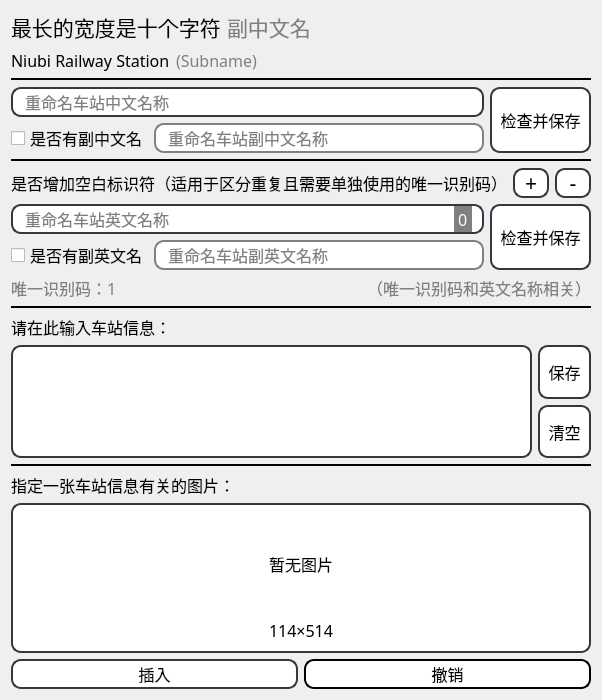
<?xml version="1.0" encoding="UTF-8"?>
<ui version="4.0">
 <class>make_layout</class>
 <widget class="QDialog" name="make_layout">
  <property name="geometry">
   <rect>
    <x>0</x>
    <y>0</y>
    <width>602</width>
    <height>700</height>
   </rect>
  </property>
  <property name="sizePolicy">
   <sizepolicy hsizetype="Fixed" vsizetype="Expanding">
    <horstretch>0</horstretch>
    <verstretch>0</verstretch>
   </sizepolicy>
  </property>
  <property name="font">
   <font>
    <family>黑体</family>
    <pointsize>12</pointsize>
   </font>
  </property>
  <property name="windowTitle">
   <string>鹅山通</string>
  </property>
  <property name="windowIcon">
   <iconset>
    <normaloff>../../../../../../.designer/backup/icon.svg</normaloff>../../../../../../.designer/backup/icon.svg</iconset>
  </property>
  <property name="layoutDirection">
   <enum>Qt::RightToLeft</enum>
  </property>
  <layout class="QVBoxLayout" stretch="0,0,0,0,0,0,0,0,0">
   <item>
    <layout class="QHBoxLayout" name="title_layout">
     <item>
      <layout class="QVBoxLayout" name="information_layout">
       <item>
        <layout class="QHBoxLayout" name="color_name_layout">
         <item>
          <spacer name="horizontalSpacer">
           <property name="orientation">
            <enum>Qt::Horizontal</enum>
           </property>
           <property name="sizeHint" stdset="0">
            <size>
             <width>40</width>
             <height>20</height>
            </size>
           </property>
          </spacer>
         </item>
         <item>
          <layout class="QHBoxLayout" name="routePlacerLayout"/>
         </item>
         <item>
          <widget class="QLabel" name="subNameCN">
           <property name="sizePolicy">
            <sizepolicy hsizetype="Fixed" vsizetype="Fixed">
             <horstretch>0</horstretch>
             <verstretch>0</verstretch>
            </sizepolicy>
           </property>
           <property name="font">
            <font>
             <family>黑体</family>
             <pointsize>16</pointsize>
            </font>
           </property>
           <property name="styleSheet">
            <string notr="true">color: gray;</string>
           </property>
           <property name="text">
            <string>副中文名</string>
           </property>
          </widget>
         </item>
         <item>
          <widget class="QLabel" name="nameCN">
           <property name="sizePolicy">
            <sizepolicy hsizetype="Fixed" vsizetype="Fixed">
             <horstretch>0</horstretch>
             <verstretch>0</verstretch>
            </sizepolicy>
           </property>
           <property name="font">
            <font>
             <family>黑体</family>
             <pointsize>16</pointsize>
             <weight>50</weight>
             <bold>false</bold>
             <underline>false</underline>
            </font>
           </property>
           <property name="styleSheet">
            <string notr="true"/>
           </property>
           <property name="text">
            <string>最长的宽度是十个字符</string>
           </property>
           <property name="textFormat">
            <enum>Qt::AutoText</enum>
           </property>
           <property name="alignment">
            <set>Qt::AlignBottom|Qt::AlignLeading|Qt::AlignLeft</set>
           </property>
          </widget>
         </item>
        </layout>
       </item>
       <item>
        <layout class="QHBoxLayout" name="horizontalLayout_9">
         <item>
          <widget class="QLabel" name="subNameEN">
           <property name="font">
            <font>
             <family>微软雅黑</family>
             <pointsize>12</pointsize>
            </font>
           </property>
           <property name="styleSheet">
            <string notr="true">color: gray;</string>
           </property>
           <property name="text">
            <string>(Subname)</string>
           </property>
          </widget>
         </item>
         <item>
          <widget class="QLabel" name="nameEN">
           <property name="sizePolicy">
            <sizepolicy hsizetype="Fixed" vsizetype="Preferred">
             <horstretch>0</horstretch>
             <verstretch>0</verstretch>
            </sizepolicy>
           </property>
           <property name="font">
            <font>
             <family>微软雅黑</family>
             <pointsize>12</pointsize>
            </font>
           </property>
           <property name="text">
            <string>Niubi Railway Station</string>
           </property>
          </widget>
         </item>
        </layout>
       </item>
      </layout>
     </item>
    </layout>
   </item>
   <item>
    <widget class="Line" name="line_2_NONE">
     <property name="frameShadow">
      <enum>QFrame::Plain</enum>
     </property>
     <property name="lineWidth">
      <number>2</number>
     </property>
     <property name="orientation">
      <enum>Qt::Horizontal</enum>
     </property>
    </widget>
   </item>
   <item>
    <layout class="QHBoxLayout" name="horizontalLayout">
     <item>
      <widget class="QPushButton" name="checkCN">
       <property name="sizePolicy">
        <sizepolicy hsizetype="Minimum" vsizetype="Preferred">
         <horstretch>0</horstretch>
         <verstretch>0</verstretch>
        </sizepolicy>
       </property>
       <property name="minimumSize">
        <size>
         <width>0</width>
         <height>0</height>
        </size>
       </property>
       <property name="font">
        <font>
         <family>黑体</family>
         <pointsize>12</pointsize>
        </font>
       </property>
       <property name="styleSheet">
        <string notr="true">QPushButton {
	border-radius: 10px;
	border: 2px solid #33373E;
    background-color: #FFFFFF;      
}
QPushButton:hover {
    background-color: rgb(209, 209, 209);
}
QPushButton:pressed {
    background-color: rgb(190, 190, 190); 
}</string>
       </property>
       <property name="text">
        <string>  检查并保存  </string>
       </property>
      </widget>
     </item>
     <item>
      <layout class="QVBoxLayout" name="verticalLayout_3">
       <item>
        <layout class="QHBoxLayout" name="horizontalLayout_2">
         <item>
          <widget class="QLineEdit" name="MainCN">
           <property name="sizePolicy">
            <sizepolicy hsizetype="Expanding" vsizetype="Fixed">
             <horstretch>0</horstretch>
             <verstretch>0</verstretch>
            </sizepolicy>
           </property>
           <property name="minimumSize">
            <size>
             <width>0</width>
             <height>30</height>
            </size>
           </property>
           <property name="styleSheet">
            <string notr="true">QLineEdit {
    border: 2px solid #33373E;     
    border-radius: 10px;            
    padding-left: 10px;             
    padding-right: 10px;          
    color: #000000;                 
    background-color: #FFFFFF;      
}
</string>
           </property>
           <property name="maxLength">
            <number>10</number>
           </property>
           <property name="placeholderText">
            <string>重命名车站中文名称</string>
           </property>
          </widget>
         </item>
        </layout>
       </item>
       <item>
        <layout class="QHBoxLayout" name="horizontalLayout_4">
         <item>
          <widget class="QLineEdit" name="SubCN">
           <property name="minimumSize">
            <size>
             <width>0</width>
             <height>30</height>
            </size>
           </property>
           <property name="font">
            <font>
             <family>黑体</family>
             <pointsize>12</pointsize>
            </font>
           </property>
           <property name="styleSheet">
            <string notr="true">QLineEdit {
    border: 2px solid gray;     
    border-radius: 10px;            
    padding-left: 10px;             
    padding-right: 10px;          
    color: #000000;                 
    background-color: #FFFFFF;      
}
</string>
           </property>
           <property name="maxLength">
            <number>10</number>
           </property>
           <property name="readOnly">
            <bool>true</bool>
           </property>
           <property name="placeholderText">
            <string>重命名车站副中文名称</string>
           </property>
          </widget>
         </item>
         <item>
          <widget class="QCheckBox" name="YesNoSubCN">
           <property name="layoutDirection">
            <enum>Qt::LeftToRight</enum>
           </property>
           <property name="text">
            <string>是否有副中文名</string>
           </property>
          </widget>
         </item>
        </layout>
       </item>
      </layout>
     </item>
    </layout>
   </item>
   <item>
    <widget class="Line" name="line_NONE">
     <property name="frameShadow">
      <enum>QFrame::Plain</enum>
     </property>
     <property name="lineWidth">
      <number>2</number>
     </property>
     <property name="orientation">
      <enum>Qt::Horizontal</enum>
     </property>
    </widget>
   </item>
   <item>
    <layout class="QHBoxLayout" name="horizontalLayout_6">
     <item>
      <widget class="QPushButton" name="cut">
       <property name="sizePolicy">
        <sizepolicy hsizetype="Preferred" vsizetype="Fixed">
         <horstretch>0</horstretch>
         <verstretch>0</verstretch>
        </sizepolicy>
       </property>
       <property name="minimumSize">
        <size>
         <width>0</width>
         <height>30</height>
        </size>
       </property>
       <property name="font">
        <font>
         <family>黑体</family>
         <pointsize>16</pointsize>
        </font>
       </property>
       <property name="styleSheet">
        <string notr="true">QPushButton {
	border-radius: 10px;
	border: 2px solid #33373E;
    background-color: #FFFFFF;      
}
QPushButton:hover {
    background-color: rgb(209, 209, 209);
}
QPushButton:pressed {
    background-color: rgb(190, 190, 190); 
}</string>
       </property>
       <property name="text">
        <string> - </string>
       </property>
      </widget>
     </item>
     <item>
      <widget class="QPushButton" name="plus">
       <property name="sizePolicy">
        <sizepolicy hsizetype="Preferred" vsizetype="Fixed">
         <horstretch>0</horstretch>
         <verstretch>0</verstretch>
        </sizepolicy>
       </property>
       <property name="minimumSize">
        <size>
         <width>0</width>
         <height>30</height>
        </size>
       </property>
       <property name="font">
        <font>
         <family>黑体</family>
         <pointsize>16</pointsize>
        </font>
       </property>
       <property name="styleSheet">
        <string notr="true">QPushButton {
	border-radius: 10px;
	border: 2px solid #33373E;
    background-color: #FFFFFF;      
}
QPushButton:hover {
    background-color: rgb(209, 209, 209);
}
QPushButton:pressed {
    background-color: rgb(190, 190, 190); 
}</string>
       </property>
       <property name="text">
        <string> + </string>
       </property>
      </widget>
     </item>
     <item>
      <widget class="QLabel" name="label_3_NONE">
       <property name="sizePolicy">
        <sizepolicy hsizetype="Fixed" vsizetype="Preferred">
         <horstretch>0</horstretch>
         <verstretch>0</verstretch>
        </sizepolicy>
       </property>
       <property name="text">
        <string>是否增加空白标识符（适用于区分重复且需要单独使用的唯一识别码）</string>
       </property>
      </widget>
     </item>
    </layout>
   </item>
   <item>
    <layout class="QHBoxLayout" name="EN">
     <item>
      <widget class="QPushButton" name="checkEN">
       <property name="sizePolicy">
        <sizepolicy hsizetype="Minimum" vsizetype="Preferred">
         <horstretch>0</horstretch>
         <verstretch>0</verstretch>
        </sizepolicy>
       </property>
       <property name="minimumSize">
        <size>
         <width>0</width>
         <height>0</height>
        </size>
       </property>
       <property name="font">
        <font>
         <family>黑体</family>
         <pointsize>12</pointsize>
        </font>
       </property>
       <property name="styleSheet">
        <string notr="true">QPushButton {
	border-radius: 10px;
	border: 2px solid #33373E;
    background-color: #FFFFFF;      
}
QPushButton:hover {
    background-color: rgb(209, 209, 209);
}
QPushButton:pressed {
    background-color: rgb(190, 190, 190); 
}</string>
       </property>
       <property name="text">
        <string>  检查并保存  </string>
       </property>
      </widget>
     </item>
     <item>
      <layout class="QVBoxLayout" name="set_EN">
       <item>
        <layout class="QHBoxLayout" name="main_EN">
         <item>
          <widget class="QGroupBox" name="groupBoxEN">
           <property name="sizePolicy">
            <sizepolicy hsizetype="Preferred" vsizetype="Fixed">
             <horstretch>0</horstretch>
             <verstretch>0</verstretch>
            </sizepolicy>
           </property>
           <property name="minimumSize">
            <size>
             <width>0</width>
             <height>30</height>
            </size>
           </property>
           <property name="styleSheet">
            <string notr="true">QGroupBox {
	color: black;
	border: 2px solid #33373E;
	border-radius: 10px;
	background-color: white;
	padding-left: 10px;
	padding-right: 10px;
}</string>
           </property>
           <property name="title">
            <string/>
           </property>
           <property name="flat">
            <bool>true</bool>
           </property>
           <layout class="QHBoxLayout" name="horizontalLayout_3">
            <property name="leftMargin">
             <number>0</number>
            </property>
            <property name="topMargin">
             <number>0</number>
            </property>
            <property name="rightMargin">
             <number>0</number>
            </property>
            <property name="bottomMargin">
             <number>0</number>
            </property>
            <item>
             <widget class="QLabel" name="EmptyElement">
              <property name="font">
               <font>
                <family>黑体</family>
                <pointsize>12</pointsize>
               </font>
              </property>
              <property name="styleSheet">
               <string notr="true">QLabel {
	color: rgb(255,255,255);
	background-color: gray; 
}</string>
              </property>
              <property name="text">
               <string> 0 </string>
              </property>
             </widget>
            </item>
            <item>
             <widget class="QLineEdit" name="MainEN">
              <property name="sizePolicy">
               <sizepolicy hsizetype="Expanding" vsizetype="Preferred">
                <horstretch>0</horstretch>
                <verstretch>0</verstretch>
               </sizepolicy>
              </property>
              <property name="minimumSize">
               <size>
                <width>0</width>
                <height>0</height>
               </size>
              </property>
              <property name="font">
               <font>
                <family>黑体</family>
                <pointsize>12</pointsize>
               </font>
              </property>
              <property name="autoFillBackground">
               <bool>false</bool>
              </property>
              <property name="styleSheet">
               <string notr="true">QLineEdit {
    border: none;     
    border-radius: 0px;  
	background-color: none;               
}</string>
              </property>
              <property name="text">
               <string/>
              </property>
              <property name="placeholderText">
               <string>重命名车站英文名称</string>
              </property>
             </widget>
            </item>
           </layout>
          </widget>
         </item>
        </layout>
       </item>
       <item>
        <layout class="QHBoxLayout" name="sub_EN">
         <item>
          <widget class="QLineEdit" name="SubEN">
           <property name="minimumSize">
            <size>
             <width>0</width>
             <height>30</height>
            </size>
           </property>
           <property name="font">
            <font>
             <family>黑体</family>
             <pointsize>12</pointsize>
            </font>
           </property>
           <property name="styleSheet">
            <string notr="true">QLineEdit {
    border: 2px solid gray;     
    border-radius: 10px;            
    padding-left: 10px;             
    padding-right: 10px;          
    color: #000000;                 
    background-color: #FFFFFF;      
}
</string>
           </property>
           <property name="readOnly">
            <bool>true</bool>
           </property>
           <property name="placeholderText">
            <string>重命名车站副英文名称</string>
           </property>
          </widget>
         </item>
         <item>
          <widget class="QCheckBox" name="YesNoSubEN">
           <property name="sizePolicy">
            <sizepolicy hsizetype="Fixed" vsizetype="Preferred">
             <horstretch>0</horstretch>
             <verstretch>0</verstretch>
            </sizepolicy>
           </property>
           <property name="layoutDirection">
            <enum>Qt::LeftToRight</enum>
           </property>
           <property name="text">
            <string>是否有副英文名</string>
           </property>
          </widget>
         </item>
        </layout>
       </item>
      </layout>
     </item>
    </layout>
   </item>
   <item>
    <layout class="QHBoxLayout" name="horizontalLayout_7">
     <item>
      <widget class="QLabel" name="label">
       <property name="sizePolicy">
        <sizepolicy hsizetype="Fixed" vsizetype="Fixed">
         <horstretch>0</horstretch>
         <verstretch>0</verstretch>
        </sizepolicy>
       </property>
       <property name="styleSheet">
        <string notr="true">color: gray;</string>
       </property>
       <property name="text">
        <string>（唯一识别码和英文名称相关）</string>
       </property>
       <property name="alignment">
        <set>Qt::AlignRight|Qt::AlignTrailing|Qt::AlignVCenter</set>
       </property>
      </widget>
     </item>
     <item>
      <widget class="QLabel" name="stationID">
       <property name="sizePolicy">
        <sizepolicy hsizetype="Preferred" vsizetype="Fixed">
         <horstretch>0</horstretch>
         <verstretch>0</verstretch>
        </sizepolicy>
       </property>
       <property name="font">
        <font>
         <family>黑体</family>
         <pointsize>12</pointsize>
        </font>
       </property>
       <property name="styleSheet">
        <string notr="true">color: gray;</string>
       </property>
       <property name="text">
        <string>唯一识别码：1</string>
       </property>
       <property name="alignment">
        <set>Qt::AlignLeading|Qt::AlignLeft|Qt::AlignVCenter</set>
       </property>
      </widget>
     </item>
    </layout>
   </item>
   <item>
    <widget class="Line" name="line_3_NONE">
     <property name="frameShadow">
      <enum>QFrame::Plain</enum>
     </property>
     <property name="lineWidth">
      <number>2</number>
     </property>
     <property name="orientation">
      <enum>Qt::Horizontal</enum>
     </property>
    </widget>
   </item>
   <item>
    <layout class="QHBoxLayout" name="horizontalLayout_5" stretch="200">
     <item>
      <layout class="QVBoxLayout" name="verticalLayout" stretch="12,70,0,12,100,0">
       <item>
        <widget class="QLabel" name="label_2_NONE">
         <property name="sizePolicy">
          <sizepolicy hsizetype="Preferred" vsizetype="Fixed">
           <horstretch>0</horstretch>
           <verstretch>0</verstretch>
          </sizepolicy>
         </property>
         <property name="font">
          <font>
           <family>黑体</family>
           <pointsize>12</pointsize>
          </font>
         </property>
         <property name="text">
          <string>请在此输入车站信息：</string>
         </property>
        </widget>
       </item>
       <item>
        <layout class="QHBoxLayout" name="horizontalLayout_11">
         <item>
          <layout class="QVBoxLayout" name="verticalLayout_5">
           <item>
            <widget class="QPushButton" name="save">
             <property name="sizePolicy">
              <sizepolicy hsizetype="Minimum" vsizetype="Preferred">
               <horstretch>0</horstretch>
               <verstretch>0</verstretch>
              </sizepolicy>
             </property>
             <property name="minimumSize">
              <size>
               <width>0</width>
               <height>30</height>
              </size>
             </property>
             <property name="font">
              <font>
               <family>黑体</family>
               <pointsize>12</pointsize>
              </font>
             </property>
             <property name="styleSheet">
              <string notr="true">QPushButton {
	border-radius: 10px;
	border: 2px solid #33373E;
    background-color: #FFFFFF;      
}
QPushButton:hover {
    background-color: rgb(209, 209, 209);
}
QPushButton:pressed {
    background-color: rgb(190, 190, 190); 
}</string>
             </property>
             <property name="text">
              <string>  保存  </string>
             </property>
            </widget>
           </item>
           <item>
            <widget class="QPushButton" name="clear">
             <property name="sizePolicy">
              <sizepolicy hsizetype="Minimum" vsizetype="Preferred">
               <horstretch>0</horstretch>
               <verstretch>0</verstretch>
              </sizepolicy>
             </property>
             <property name="styleSheet">
              <string notr="true">QPushButton {
	border-radius: 10px;
	border: 2px solid #33373E;
    background-color: #FFFFFF;      
}
QPushButton:hover {
    background-color: rgb(209, 209, 209);
}
QPushButton:pressed {
    background-color: rgb(190, 190, 190); 
}</string>
             </property>
             <property name="text">
              <string>  清空  </string>
             </property>
            </widget>
           </item>
          </layout>
         </item>
         <item>
          <widget class="QTextEdit" name="info">
           <property name="layoutDirection">
            <enum>Qt::LeftToRight</enum>
           </property>
           <property name="styleSheet">
            <string notr="true">QTextEdit {
    border: 2px solid #33373E;     
    border-radius: 10px;                  
	padding: 10px;   
    color: #000000;                 
    background-color: #FFFFFF;      
}

QTextEdit QScrollBar:vertical {
    border: none;
    background: transparent; /* 滚动条背景透明 */
    width: 10px; /* 滚动条宽度 */
    margin: 0px 0 0px 0;
}

QTextEdit QScrollBar::handle:vertical {
    background: Gainsboro; /* 滑块颜色 */
    min-height: 20px; /* 滑块最小高度 */
    border-radius: 5px; /* 滑块圆角 */
    border: none;
}

QTextEdit QScrollBar::handle:vertical:hover,
QTextEdit QScrollBar::handle:vertical:pressed {
    background: rgb(209, 209, 209); /* 鼠标悬停或按下时的滑块颜色 */
}

QTextEdit QScrollBar::add-line:vertical,
QTextEdit QScrollBar::sub-line:vertical {
    border: none;
    height: 0px; /* 隐藏上下按钮 */
    background: none;
}

QTextEdit QScrollBar::add-page:vertical,
QTextEdit QScrollBar::sub-page:vertical {
    background: transparent; /* 滑块上下未占用区域背景透明 */
}
</string>
           </property>
          </widget>
         </item>
        </layout>
       </item>
       <item>
        <widget class="Line" name="line">
         <property name="frameShadow">
          <enum>QFrame::Plain</enum>
         </property>
         <property name="lineWidth">
          <number>2</number>
         </property>
         <property name="orientation">
          <enum>Qt::Horizontal</enum>
         </property>
        </widget>
       </item>
       <item>
        <widget class="QLabel" name="label_2">
         <property name="sizePolicy">
          <sizepolicy hsizetype="Preferred" vsizetype="Fixed">
           <horstretch>0</horstretch>
           <verstretch>0</verstretch>
          </sizepolicy>
         </property>
         <property name="text">
          <string>指定一张车站信息有关的图片：</string>
         </property>
        </widget>
       </item>
       <item>
        <widget class="QGroupBox" name="groupBox_2">
         <property name="sizePolicy">
          <sizepolicy hsizetype="Preferred" vsizetype="Fixed">
           <horstretch>0</horstretch>
           <verstretch>0</verstretch>
          </sizepolicy>
         </property>
         <property name="minimumSize">
          <size>
           <width>0</width>
           <height>150</height>
          </size>
         </property>
         <property name="styleSheet">
          <string notr="true">QGroupBox {
	color: black;
	border: 2px solid #33373E;
	border-radius: 10px;
	background-color: white;
}</string>
         </property>
         <property name="title">
          <string/>
         </property>
         <layout class="QVBoxLayout" name="verticalLayout_4" stretch="0,0">
          <item>
           <layout class="QHBoxLayout" name="horizontalLayout_10">
            <item>
             <widget class="QLabel" name="picture">
              <property name="sizePolicy">
               <sizepolicy hsizetype="Preferred" vsizetype="Preferred">
                <horstretch>0</horstretch>
                <verstretch>0</verstretch>
               </sizepolicy>
              </property>
              <property name="font">
               <font>
                <family>黑体</family>
                <pointsize>12</pointsize>
               </font>
              </property>
              <property name="styleSheet">
               <string notr="true"/>
              </property>
              <property name="frameShape">
               <enum>QFrame::NoFrame</enum>
              </property>
              <property name="lineWidth">
               <number>0</number>
              </property>
              <property name="text">
               <string>暂无图片</string>
              </property>
              <property name="scaledContents">
               <bool>false</bool>
              </property>
              <property name="alignment">
               <set>Qt::AlignCenter</set>
              </property>
             </widget>
            </item>
           </layout>
          </item>
          <item>
           <widget class="QLabel" name="size">
            <property name="sizePolicy">
             <sizepolicy hsizetype="Preferred" vsizetype="Fixed">
              <horstretch>0</horstretch>
              <verstretch>0</verstretch>
             </sizepolicy>
            </property>
            <property name="font">
             <font>
              <family>黑体</family>
              <pointsize>12</pointsize>
             </font>
            </property>
            <property name="text">
             <string>114×514</string>
            </property>
            <property name="alignment">
             <set>Qt::AlignCenter</set>
            </property>
           </widget>
          </item>
         </layout>
        </widget>
       </item>
       <item>
        <layout class="QHBoxLayout" name="horizontalLayout_8">
         <item>
          <widget class="QPushButton" name="deletePic">
           <property name="minimumSize">
            <size>
             <width>0</width>
             <height>30</height>
            </size>
           </property>
           <property name="font">
            <font>
             <family>黑体</family>
             <pointsize>12</pointsize>
            </font>
           </property>
           <property name="styleSheet">
            <string notr="true">QPushButton {
	border-radius: 10px;
	border: 2px solid black;
    background-color: #FFFFFF;     
}
QPushButton:hover {
    background-color: rgb(209, 209, 209);
}
QPushButton:pressed {
    background-color: rgb(190, 190, 190); 
}</string>
           </property>
           <property name="text">
            <string>撤销</string>
           </property>
          </widget>
         </item>
         <item>
          <widget class="QPushButton" name="addPic">
           <property name="minimumSize">
            <size>
             <width>0</width>
             <height>30</height>
            </size>
           </property>
           <property name="font">
            <font>
             <family>黑体</family>
             <pointsize>12</pointsize>
            </font>
           </property>
           <property name="styleSheet">
            <string notr="true">QPushButton {
	border-radius: 10px;
	border: 2px solid #33373E;
    background-color: #FFFFFF;      
}
QPushButton:hover {
    background-color: rgb(209, 209, 209);
}
QPushButton:pressed {
    background-color: rgb(190, 190, 190); 
}</string>
           </property>
           <property name="text">
            <string>插入</string>
           </property>
          </widget>
         </item>
        </layout>
       </item>
      </layout>
     </item>
    </layout>
   </item>
  </layout>
 </widget>
 <resources/>
 <connections/>
</ui>
